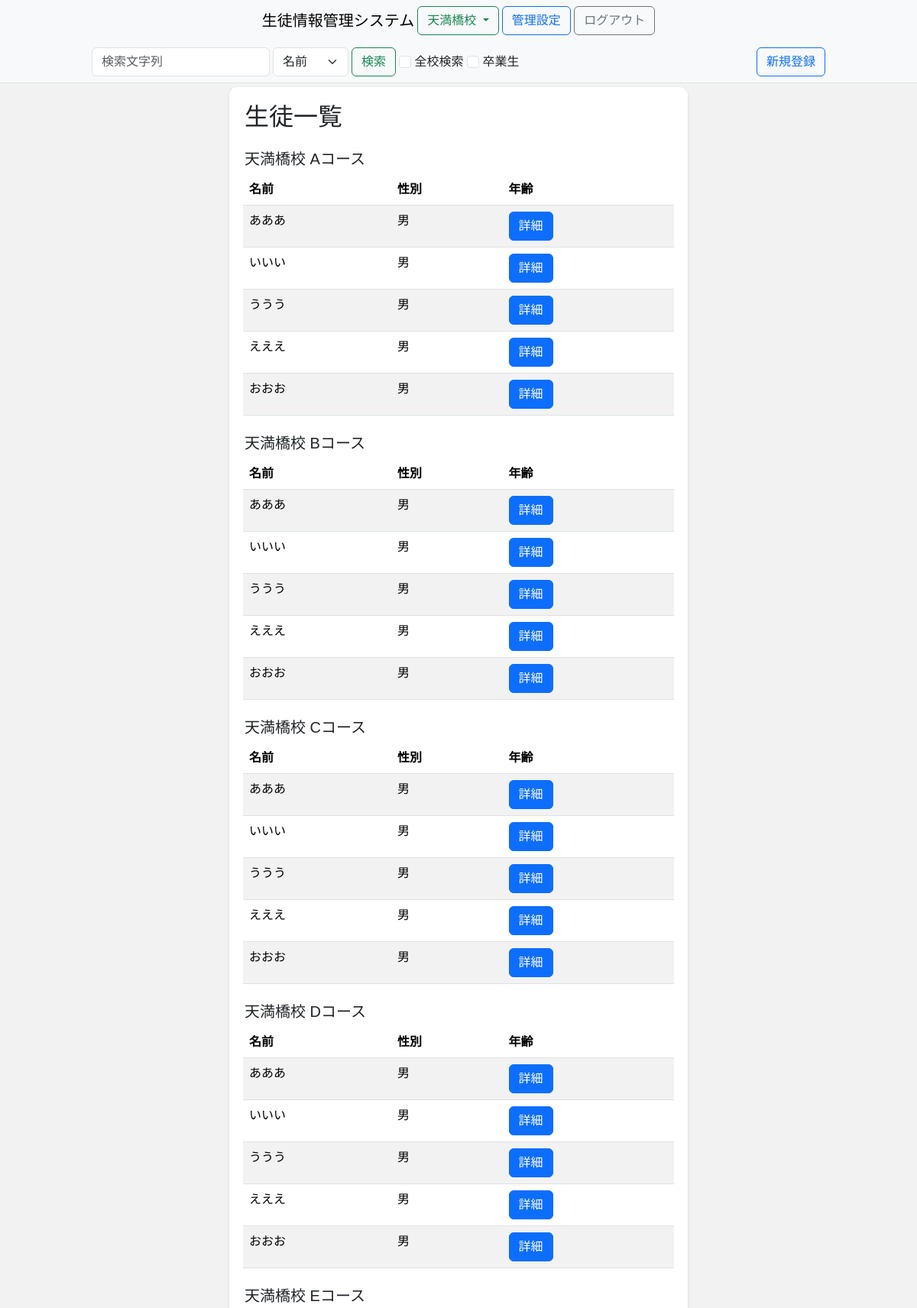
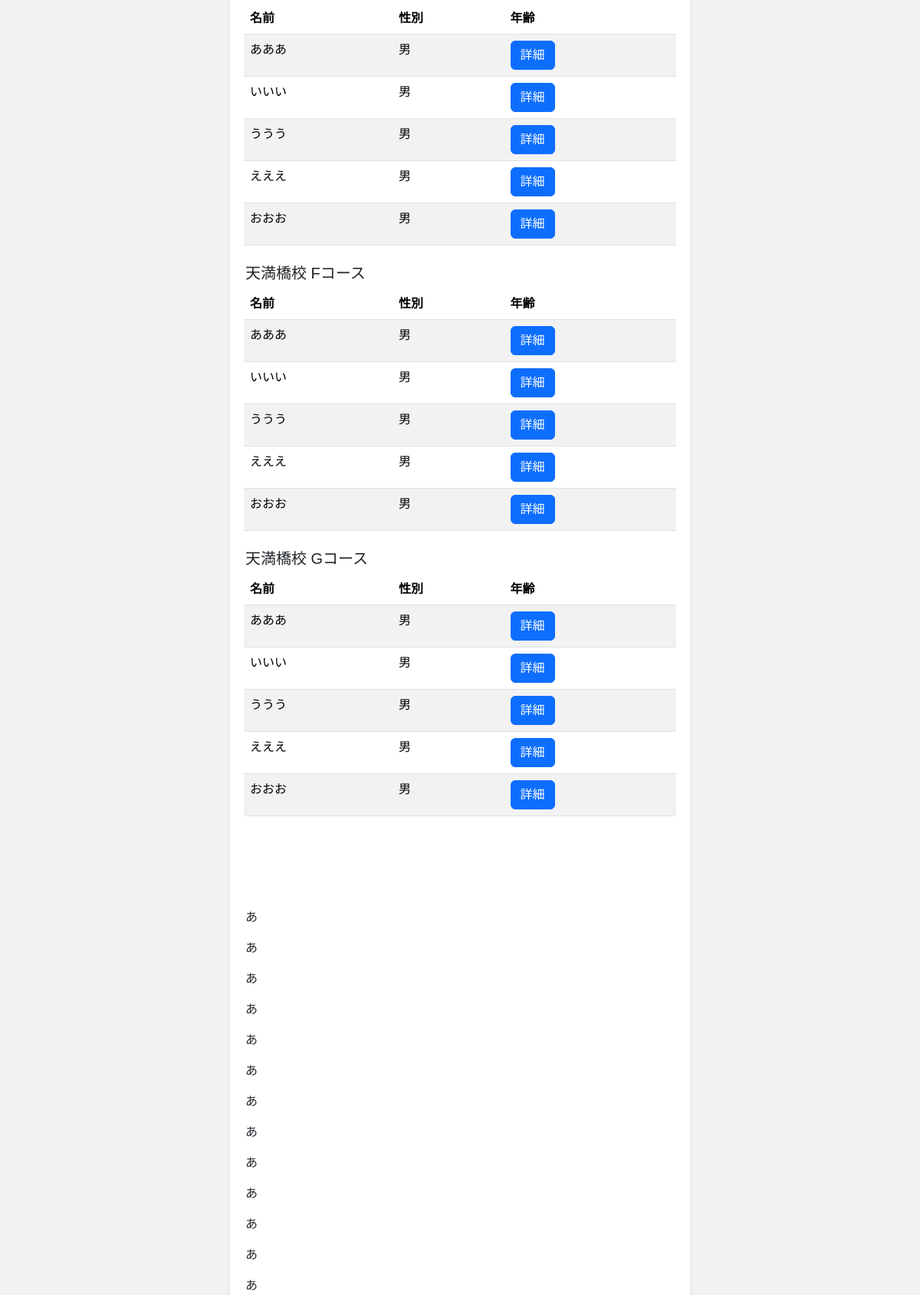
The app's page /天満橋校/student_list (signed in, upper part) with its own data (2 pictures, top to bottom).
### SIMS/models/__init__.py (models this page shows, shortened)
class BaseMixin(db.Model):
    __abstract__ = True
    id = Column(Integer, primary_key=True, autoincrement=True)
    @classmethod
    def get_all(cls, **kwargs):
        if not kwargs:
            all_data = cls.query.all()
        else:
            all_data = cls.query.filter_by(**kwargs).all()
        return [data.to_dict() for data in all_data]
    def to_dict(self):
        dic = self.__dict__.copy()
        if '_sa_instance_state' in dic:
            del dic['_sa_instance_state']
        return dic

class Class(BaseMixin):
    __tablename__ = 'class'
    id = Column(Integer, primary_key=True, autoincrement=True)
    name = Column(String(64))

class Student(BaseMixin):
    __tablename__ = 'student'
    name = Column(String(64))
    school = Column(String(64))
    class_name = Column(String(64))
    gender = Column(Integer)
    birthday = Column(DateTime)
    address = Column(String(64))
    phone = Column(String(13))
    email = Column(String(64))
    gmail = Column(String(64))
    note = Column(String(400))
    def get_divide_by_class(school):
        if school is None:
            students = Student.get_all()
        else:
            students = Student.get_all(school=school)
        classes = Class.get_all()
        students_by_class = []
        for cls in classes:
            students_by_class.append({
                'class_name': cls['name'],
                'students': [student for student in students if student['class_name'] == cls['name']]
            })
        return students_by_class
    def to_dict(self):
        dic = super().to_dict()
        dic['birthday'] = dic['birthday'].strftime('%Y-%m-%d')
        match (dic['gender']):
            case 1:
                dic['gender'] = '男'
            case 2:
                dic['gender'] = '女'
            case 3:
                dic['gender'] = 'その他'
        return dic

### SIMS/views/student_list.py (the view)
@bp.route('/<school>/student_list')
@login_required
def student_list(school):
    schools = School.get_all()
    students_by_class = Student.get_divide_by_class(school)
    if school not in [school['name'] for school in schools]:
        return redirect('/')
    return render_template('student_list.html', students_by_class=students_by_class, schools=schools, school=school)

### SIMS/user_auth.py (called while the page is built)
    @login_manager.user_loader
    def load_user(user_id):
        return User.query.get(user_id)

### SIMS/templates/student_list.html (shortened to what this page needs)
{% set subTitle = '生徒一覧' %}
{% set studentSearch = True %}
{% extends 'layout.html' %}
{% block contents %}
<link rel="stylesheet" href="{{ url_for('static', filename='css/student_list.css') }}"></link>
{{ super() }}
<div class="container">
    <h2>生徒一覧</h2>
    {% for list in students_by_class %}
        {% if list.students|length > 0 %}
        <div class="row g-1 mt-3">
            <div class="col-auto">
                <h5 class="pt-1">{{ school }} {{ list.class_name }}</h5>
            </div>
        </div>
        <div class="row g-1">
            <table id="student-table" class="table table-striped table-hover mb-0">
                <thead>
                    <tr>
                        <th>名前</th>
                        <th>性別</th>
                        <th>年齢</th>
                    </tr>
                </thead>
                <tbody>
                {% for student in list.students %}
                <tr>
                    <td>{{ student.name }}</td>
                    <td>{{ student.gender }}</td>
                    <td>
                        <button class="btn btn-primary" name="edit-student" onclick="location.href='/{{ school.name }}/student_detail/{{ student.id }}'">詳細</button>
                    </td>
                </tr>
                {% endfor %}
                </tbody>
            </table>
        </div>
        {% endif %}
    {% endfor %}
    <br>
    <br>
    <br>
    <br>
    <br>
    <p>あ</p>
    <p>あ</p>
    <p>あ</p>
    <p>あ</p>
    <p>あ</p>
    <p>あ</p>
    <p>あ</p>
    <p>あ</p>
    <p>あ</p>
    <p>あ</p>
    <p>あ</p>
    <p>あ</p>
    <p>あ</p>
</div>
{% endblock %}

### SIMS/static/css/student_list.css (style rules this page uses)
body { font-family: Arial, sans-serif; background-color: #f2f2f2; }
:not(header) > .container { max-width: 600px; margin: 5px auto; padding: 20px; background-color: #ffffff; border-radius: 10px; box-shadow: 0 2px 4px rgba(0, 0, 0, 0.1); }

### records on screen
Class: school "天満橋校", class_name "Aコース"
Student: name "あああ", gender "男"
Student: name "いいい", gender "男"
Student: name "ううう", gender "男"
Student: name "えええ", gender "男"
Student: name "おおお", gender "男"
Class: school "天満橋校", class_name "Bコース"
Student: name "あああ", gender "男"
Student: name "いいい", gender "男"
Student: name "ううう", gender "男"
Student: name "えええ", gender "男"
Student: name "おおお", gender "男"
Class: school "天満橋校", class_name "Cコース"
Student: name "あああ", gender "男"
Student: name "いいい", gender "男"
Student: name "ううう", gender "男"
Student: name "えええ", gender "男"
Student: name "おおお", gender "男"
Class: school "天満橋校", class_name "Dコース"
Student: name "あああ", gender "男"
Student: name "いいい", gender "男"
Student: name "ううう", gender "男"
Student: name "えええ", gender "男"
Student: name "おおお", gender "男"
Class: school "天満橋校", class_name "Eコース"
Student: name "あああ", gender "男"
Student: name "いいい", gender "男"
Student: name "ううう", gender "男"
Student: name "えええ", gender "男"
Student: name "おおお", gender "男"
Class: school "天満橋校", class_name "Fコース"
Student: name "あああ", gender "男"
Student: name "いいい", gender "男"
Student: name "ううう", gender "男"
Student: name "えええ", gender "男"
Student: name "おおお", gender "男"
Class: school "天満橋校", class_name "Gコース"
Student: name "あああ", gender "男"
Student: name "いいい", gender "男"
Student: name "ううう", gender "男"
Student: name "えええ", gender "男"
Student: name "おおお", gender "男"

### other values on screen
{{ title }} "生徒情報管理システム"
{{ school }} "天満橋校"
